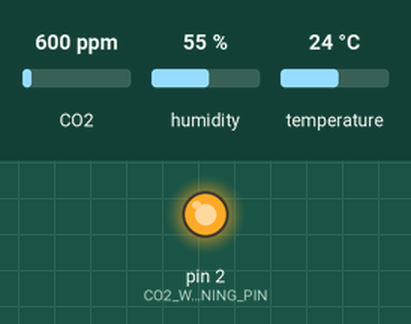
Simulated run of this sketch. Board: Arduino Uno, built with avr-gcc and run on an emulated ATmega328P. Parts: output pins drawn as LEDs (lit = HIGH). The inputs (shaded band) are chosen by the test bench; at power-on: CO2 600 ppm, humidity 55 %, temperature 24 °C. What the sketch prints to the serial monitor is not drawn.

Above: at 0.1 s.
Timing chart, 0 to 1.6 s (numbered marks = the images above):
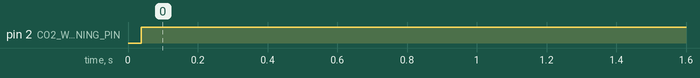

The sketch:

atmosphere_parameters.ino
```cpp
#include <DHT.h>
#include <MQ135.h>

#define DHTPIN 5
#define DHTTYPE DHT11

#define GASPIN A0

#define MAX_NORMAL_CO2_PERCENT 0.1
#define CO2_WARNING_PIN 2

DHT dht(DHTPIN, DHTTYPE);

MQ135 mqSensor(GASPIN);

float ppmToPercent(float ppm) {
  return (ppm / 100000);
}

void setup() {
  Serial.begin(9600);
  dht.begin();
  pinMode(CO2_WARNING_PIN, OUTPUT);
}

void loop() {
  //Serial.print(mqSensor.getRZeroCO(), 5);
  //Serial.println("|co");
  //Serial.print(mqSensor.getRZeroCO2(), 5);
  //Serial.println("|c02");
  //Serial.print(mqSensor.getRZeroEthanol(), 5);
  //Serial.println("|eth");
  //Serial.print(mqSensor.getRZeroNH4(), 5);
  //Serial.println("|nh4");
  //Serial.print(mqSensor.getRZeroToluene(), 5);
  //Serial.println("|tolu");
  //Serial.print(mqSensor.getRZeroAcetone(), 5);
  //Serial.println("|ace");


  float resistance = mqSensor.getResistance();

  float co = mqSensor.getCO(resistance);
  float co2 = mqSensor.getCO2(resistance);
  float ethanol = mqSensor.getEthanol(resistance);

  Serial.print("CO (%): ");
  Serial.println(ppmToPercent(mqSensor.getCO(resistance)), 5);

  Serial.print("CO2 (%): ");
  float co2_percent = ppmToPercent(mqSensor.getCO2(resistance));
  Serial.println(co2_percent, 5);

  Serial.print("Ethanol (%): ");
  Serial.println(ppmToPercent(mqSensor.getEthanol(resistance)), 5);

  // temperature and humidity start
  float humidity = dht.readHumidity();
  float temperature = dht.readTemperature();

  if(isnan(temperature) || isnan(humidity)) {
    Serial.println("Error reading from DHT");
  } else {
    Serial.print("Humidity: ");
    Serial.print(humidity);
    Serial.print(" %; ");
    Serial.print("Temperature: ");
    Serial.print(temperature);
    Serial.println(" *C;");
  }
  // temperature and humidity end

  if(co2_percent > MAX_NORMAL_CO2_PERCENT) {
    digitalWrite(CO2_WARNING_PIN, LOW);
  } else {
    digitalWrite(CO2_WARNING_PIN, HIGH);
  }

//  digitalWrite(LED_BUILTIN, LOW);
//  delay(1000);
//  digitalWrite(LED_BUILTIN, HIGH);
//  double gas_sensor_level = analogRead(GASPIN);
//  Serial.print(gas_percent, 5);
//  Serial.println("CO2 percent: ");

  delay(5000);
}
```

Measured:
- by itself, pin 2 (CO2_WARNING_PIN): LOW → HIGH at 0.04 s
